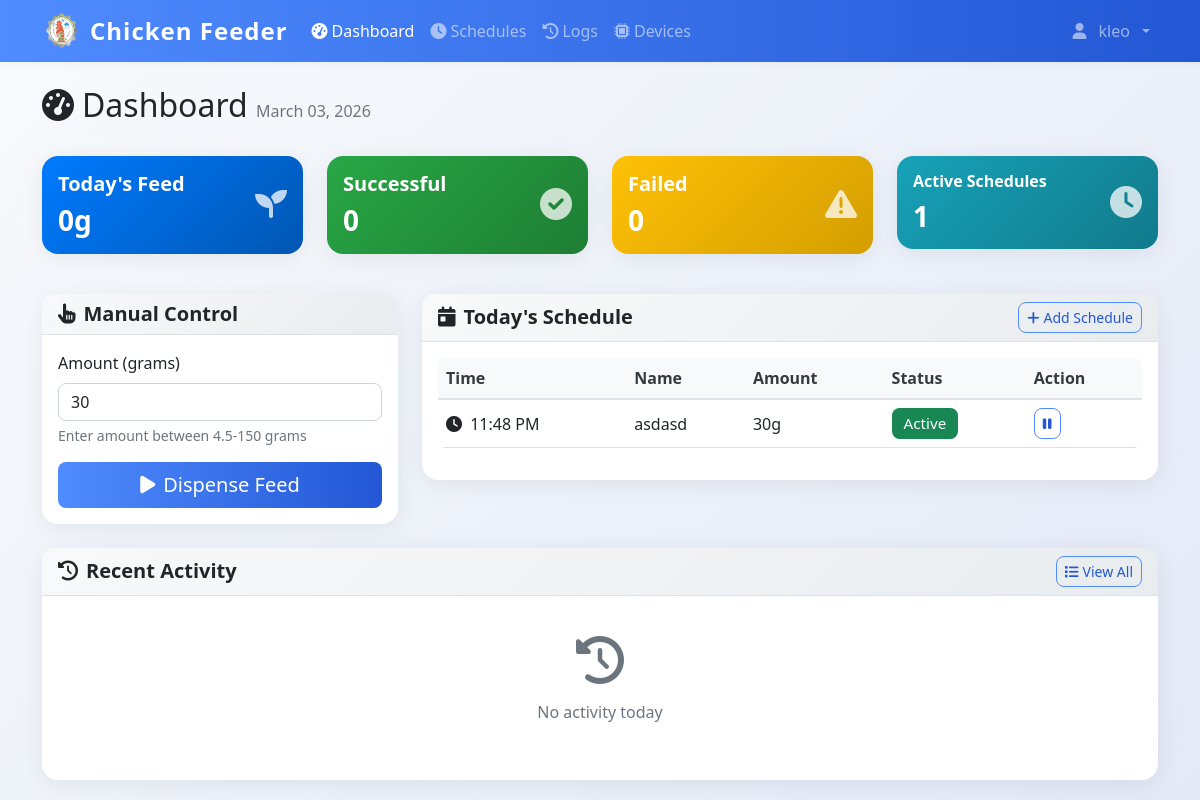
/dashboard (signed in), run on an earlier commit of the app's database.
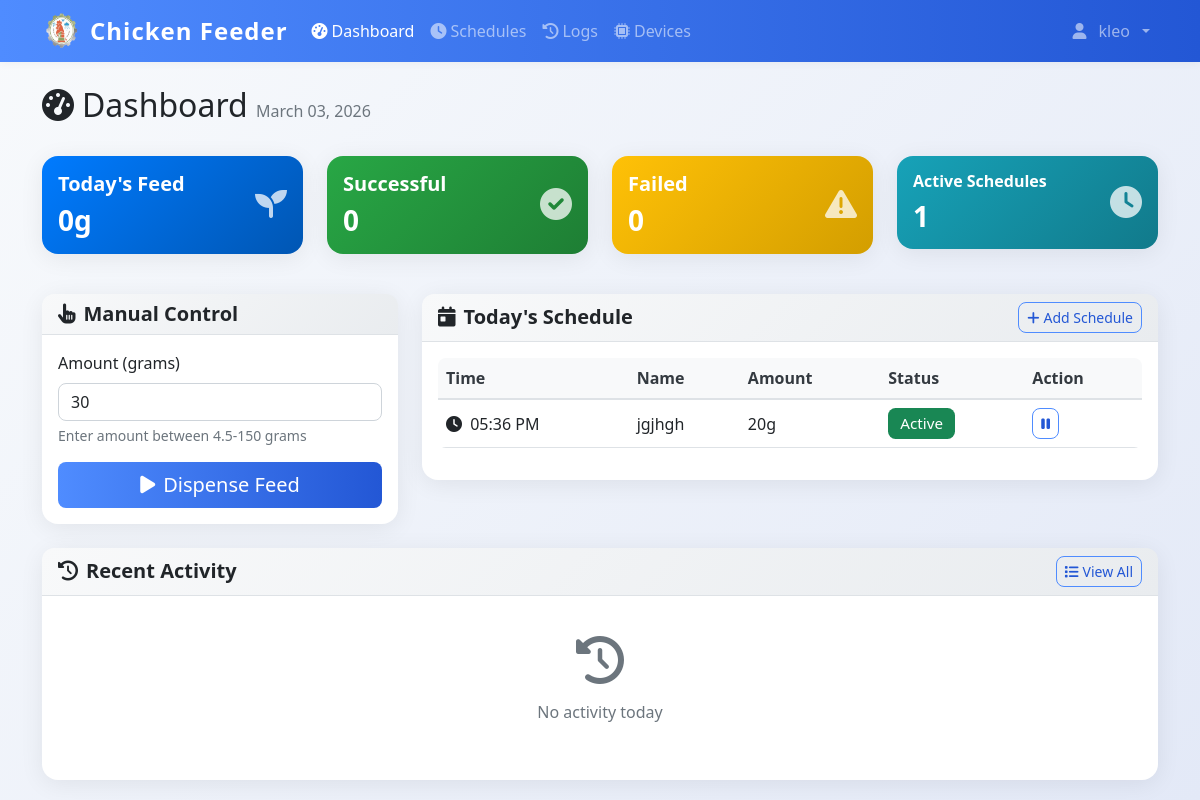
And on a later commit of the database.
### models.py (models this page shows)
class FeedSchedule(db.Model):
    id = db.Column(db.Integer, primary_key=True)
    name = db.Column(db.String(100), nullable=False)
    feed_time = db.Column(db.Time, nullable=False)
    amount_grams = db.Column(db.Integer, nullable=False)
    is_active = db.Column(db.Boolean, default=True)
    created_by = db.Column(db.Integer, db.ForeignKey('user.id'), nullable=False)
    created_at = db.Column(db.DateTime, default=datetime.now)
    user = db.relationship('User', backref=db.backref('schedules', lazy=True))

### app.py (the view)
@app.route('/dashboard', methods=['GET', 'POST'])
@login_required
def dashboard():
    from utils.model_utils import get_feed_ratio
    today_schedules = FeedSchedule.query.filter_by(created_by=current_user.id, is_active=True).order_by(FeedSchedule.feed_time).all()
    today_start = datetime.now().replace(hour=0, minute=0, second=0, microsecond=0)
    today_logs = DispenseLog.query.filter(
        DispenseLog.timestamp >= today_start,
        DispenseLog.triggered_by == current_user.id
    ).order_by(DispenseLog.timestamp.desc()).all()
    total_today = sum(log.amount_grams for log in today_logs if log.status == 'success')
    feed_config = get_feed_ratio()
    gps = feed_config.get('grams_per_second', 2.0)
    min_grams = max(1, round(0.1 * gps, 1))
    return render_template('dashboard.html',
                         schedules=today_schedules,
                         logs=today_logs,
                         total_today=total_today,
                         min_grams=min_grams)

### app.py (called while the page is built)
@login_manager.user_loader
def load_user(user_id):
    return db.session.get(User, int(user_id))

@app.context_processor
def inject_datetime():
    return {'datetime': datetime}

@app.before_request
def restrict_admin_from_user_pages():
    if current_user.is_authenticated and getattr(current_user, 'is_admin', False):
        if not request.path.startswith('/admin'):
            if not request.path.startswith('/static') and not request.path.startswith('/logout'):
                return redirect(url_for('admin.dashboard'))

### utils/model_utils.py (called while the page is built)
def get_feed_ratio():
    if not os.path.exists(CONFIG_PATH):
        return {'pellets': 150, 'grams': 6.0, 'grams_per_second': 2.0}
    with open(CONFIG_PATH, 'r') as f:
        data = json.load(f)
    if 'grams_per_second' not in data:
        data['grams_per_second'] = 2.0
    return data

### templates/dashboard.html (shortened to what the changed rows need)
{% extends "base.html" %}
{% block content %}
<div class="container mt-4">
    <div class="row mb-4">
    <div class="col">
        <h1 class="h2">
            <i class="fas fa-tachometer-alt me-2"></i>Dashboard
            <span class="text-muted fs-6">{{ datetime.now().strftime('%B %d, %Y') }}</span>
        </h1>
    </div>
</div>
<div class="row">
    <div class="col-lg-8 mb-4">
        <div class="card">
            <div class="card-body">
                {% if schedules %}
                <div class="table-responsive">
                    <table class="table table-hover">
                        <thead>
                            <tr>
                                <th>Time</th>
                                <th>Name</th>
                                <th>Amount</th>
                                <th>Status</th>
                                <th>Action</th>
                            </tr>
                        </thead>
                        <tbody>
                            {% for schedule in schedules %}
                            <tr>
                                <td>
                                    <i class="fas fa-clock me-1"></i>
                                    {{ schedule.feed_time.strftime('%I:%M %p') }}
                                </td>
                                <td>{{ schedule.name }}</td>
                                <td>{{ schedule.amount_grams }}g</td>
                                <td>
                                    {% if schedule.is_active %}
                                        <span class="badge bg-success">Active</span>
                                    {% else %}
                                        <span class="badge bg-secondary">Inactive</span>
                                    {% endif %}
                                </td>
                                <td>
                                    <button class="btn btn-sm btn-outline-primary"
                                            onclick="toggleSchedule({{ schedule.id }})">
                                        {% if schedule.is_active %}
                                            <i class="fas fa-pause"></i>
                                        {% else %}
                                            <i class="fas fa-play"></i>
                                        {% endif %}
                                    </button>
                                </td>
                            </tr>
                            {% endfor %}
                        </tbody>
                    </table>
                </div>
                {% endif %}
            </div>
        </div>
    </div>
</div>
</div>
{% endblock %}

What changed in the data, as far as the page shows it:
removed FeedSchedule: feed_time "11:48 PM", name "asdasd", amount_grams "30", is_active "Active"
added FeedSchedule: feed_time "05:36 PM", name "jgjhgh", amount_grams "20", is_active "Active"
